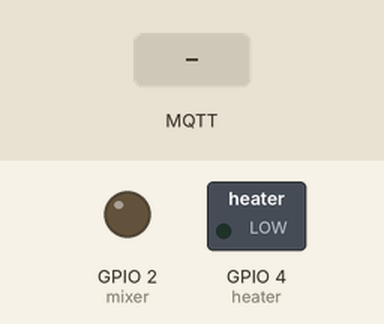
Bench run of a sketch on a simulated ESP8266 (NodeMCU). Shown: switched loads named in the sketch (green lamp = pin HIGH), output pins drawn as LEDs (lit = HIGH). The test bench sets the inputs (shaded band). WiFi joins after 1.5 s; servers stay silent unless stated; random numbers use the default seed unless the sketch sets one; no MQTT or app messages arrive unless stated; what the sketch prints to the serial monitor is not drawn.

Above: at 2.7 s.
2.8 s: MQTT message "1" arrives on the first subscribed topic
At 4.7 s:
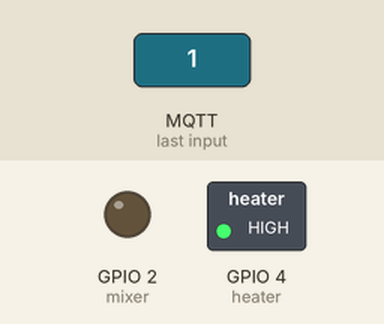
5.0 s: MQTT message "3" arrives on the first subscribed topic
At 6.3 s:
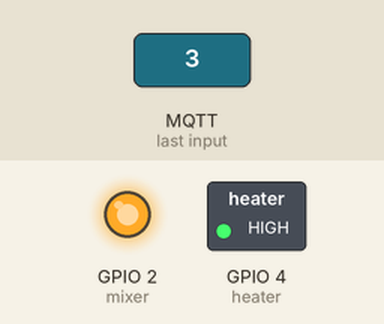
7.0 s: MQTT message "2" arrives on the first subscribed topic
At 7.9 s:
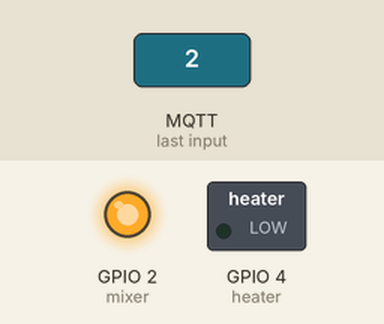
Timing chart, 0 to 10.0 s (numbered marks = the images above; inputs shaded):
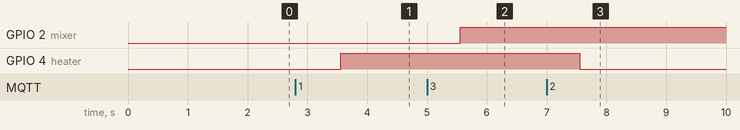

The sketch:

MqqttESP.ino
```cpp
#include <Arduino.h>
#include <ESP8266WiFi.h>
#include <PubSubClient.h>

// Here we declare the variables;
float var;
float tempf=40;
char temp[8];
const char* ssid = "red"; //put here the ssid of your wifi
const char* password = "12345678"; //put here the pasword of your wifi
const char* mqtt_server = "192.168.43.119"; //put here the raspberry ip (the mosquitto server )
char ordrechar;
int ordre;
WiFiClient espClient;
PubSubClient client(espClient);
long lastMsg = 0;
char msg[50];
int value = 0;
int heater = 4; //the pin output of the heater
int mixer = 2; //the pin output of the mixer

void setup() {
  pinMode(heater,OUTPUT);
  pinMode(mixer, OUTPUT);
  Serial.begin(115200);
  setup_wifi();
  client.setServer(mqtt_server, 1883);
  client.setCallback(callback);

}

void setup_wifi() {

  // We start by connecting to a WiFi network
  Serial.println();
  Serial.print("Connecting to ");
  Serial.println(ssid);
  WiFi.begin(ssid, password);

  while (WiFi.status() != WL_CONNECTED)
  {
    delay(500);
    Serial.print(".");
  }

  Serial.println("");
  Serial.println("WiFi connected");
  Serial.println("IP address: ");
  Serial.println(WiFi.localIP());
}

void callback(char* topic, byte* payload, unsigned int length) {
  Serial.print("Message arrived [");
  Serial.print(topic);
  Serial.print("] ");
  for (int i = 0; i < length; i++)
    {
    Serial.print((char)payload[i]);//here we will print the order recieved in the serial port
    }
  Serial.println();

  // Here we will  activate or deactivate the outputs depending the message recived
  if ((char)payload[0] == '1')
    {
    digitalWrite(heater, HIGH);
    Serial.print("the heater is now on");
    }

    if ((char)payload[0] == '2')
    {
    digitalWrite(heater, LOW);
    Serial.print("the heater is now off");
    }

    if ((char)payload[0] == '3')
    {
    digitalWrite(mixer, HIGH);
    Serial.print("the mixer is now on");
    }

    if ((char)payload[0] == '4')
    {
    digitalWrite(mixer, LOW);
    Serial.print("the mixer is now off");
    }
}

void reconnect() {
  // Loop until we're reconnected
  WiFi.mode(WIFI_STA);
  while (!client.connected()) {
  Serial.print("Attempting MQTT connection...");
  // Attempt to connect
  if (client.connect("ESP8266Client"))
  {
      Serial.println("connected");
      client.subscribe("relesarduino"); // Put here the relays topic
   } else
   {
      Serial.print("failed, rc=");
      Serial.print(client.state());
      Serial.println(" try again in 5 seconds");
      // Wait 5 seconds before retrying
      delay(5000);
   }
  }
}

void loop()
{
// this part will simulate the temperature sensor
  var=random(-5, 5);
  tempf= abs(tempf + var);
  dtostrf(tempf,6, 2, temp);
  delay(1000);
//Conection loop
  if (!client.connected())
     {
      reconnect();
      delay(1000);
     }
  client.loop();


  //here we send the temperature
  client.publish("sensortemp", temp); // Put here the sensor topic


 }
```

Measured:
- after the input at 2.8 s, GPIO 4 (heater): LOW → HIGH after 0.75 s
- after the input at 5.0 s, GPIO 2 (mixer): LOW → HIGH after 0.56 s
- after the input at 7.0 s, GPIO 4 (heater): HIGH → LOW after 0.56 s
